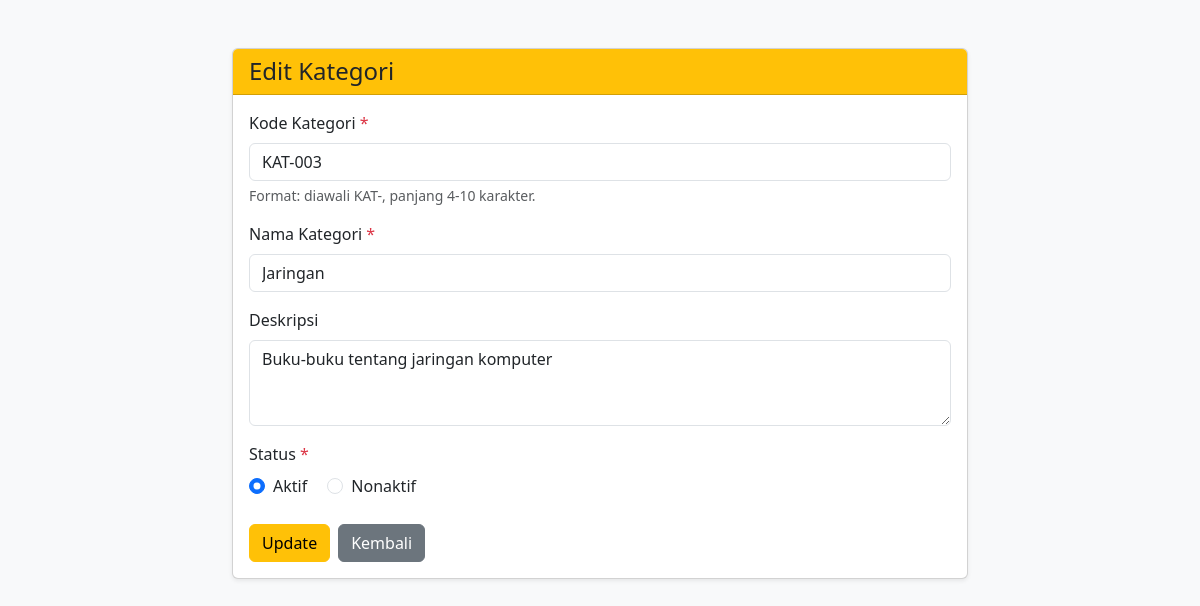
The page /edit.php?id=3 on the database its author committed.
### tables this page shows
CREATE TABLE `kategori` (
  `id_kategori` int(11) NOT NULL,
  `kode_kategori` varchar(10) NOT NULL,
  `nama_kategori` varchar(50) NOT NULL,
  `deskripsi` text DEFAULT NULL,
  `status` enum('Aktif','Nonaktif') DEFAULT 'Aktif',
  `created_at` timestamp NOT NULL DEFAULT current_timestamp()
);

### edit.php (the view, shortened to what this page needs)
<?php
require_once 'config/database.php';
$id = isset($_GET['id']) ? (int)$_GET['id'] : 0;
$cek = $conn->prepare("SELECT * FROM kategori WHERE id_kategori = ?");
$cek->bind_param("i", $id);
$cek->execute();
$hasil = $cek->get_result();
$data = $hasil->fetch_assoc();
$kode = $data['kode_kategori'];
$nama = $data['nama_kategori'];
$deskripsi = $data['deskripsi'];
$status = $data['status'];
?>
<!DOCTYPE html>
<html lang="id">
<head>
    <link href="https://cdn.jsdelivr.net/npm/bootstrap@5.3.0/dist/css/bootstrap.min.css" rel="stylesheet">
</head>
<body class="bg-light">
    <div class="container mt-5">
        <div class="row justify-content-center">
            <div class="col-md-8">
                <div class="card shadow-sm">
                    <div class="card-header bg-warning">
                        <h4 class="mb-0">Edit Kategori</h4>
                    </div>
                    <div class="card-body">
                        <form method="POST">
                            <div class="mb-3">
                                <label for="kode_kategori" class="form-label">Kode Kategori <span class="text-danger">*</span></label>
                                <input type="text" class="form-control" id="kode_kategori" name="kode_kategori"
                                    value="<?= htmlspecialchars($kode) ?>" required>
                                <div class="form-text">Format: diawali KAT-, panjang 4-10 karakter.</div>
                            </div>
                            <div class="mb-3">
                                <label for="nama_kategori" class="form-label">Nama Kategori <span class="text-danger">*</span></label>
                                <input type="text" class="form-control" id="nama_kategori" name="nama_kategori"
                                    value="<?= htmlspecialchars($nama) ?>" required>
                            </div>
                            <div class="mb-3">
                                <label for="deskripsi" class="form-label">Deskripsi</label>
                                <textarea class="form-control" id="deskripsi" name="deskripsi" rows="3"><?= htmlspecialchars($deskripsi ?? '') ?></textarea>
                            </div>
                            <div class="mb-4">
                                <label class="form-label">Status <span class="text-danger">*</span></label>
                                <div>
                                    <div class="form-check form-check-inline">
                                        <input class="form-check-input" type="radio" name="status" id="aktif" value="Aktif"
                                            <?= ($status == 'Aktif') ? 'checked' : '' ?>>
                                        <label class="form-check-label" for="aktif">Aktif</label>
                                    </div>
                                    <div class="form-check form-check-inline">
                                        <input class="form-check-input" type="radio" name="status" id="nonaktif" value="Nonaktif"
                                            <?= ($status == 'Nonaktif') ? 'checked' : '' ?>>
                                        <label class="form-check-label" for="nonaktif">Nonaktif</label>
                                    </div>
                                </div>
                            </div>
                            <div class="d-flex gap-2">
                                <button type="submit" class="btn btn-warning">Update</button>
                                <a href="index.php" class="btn btn-secondary">Kembali</a>
                            </div>
                        </form>
                    </div>
                </div>
            </div>
        </div>
    </div>
</body>
</html>

### rows shown on the page
kategori: kode_kategori "KAT-003", nama_kategori "Jaringan", deskripsi "Buku-buku tentang jaringan komputer", status "☑ Aktif", status "☐ Nonaktif"
